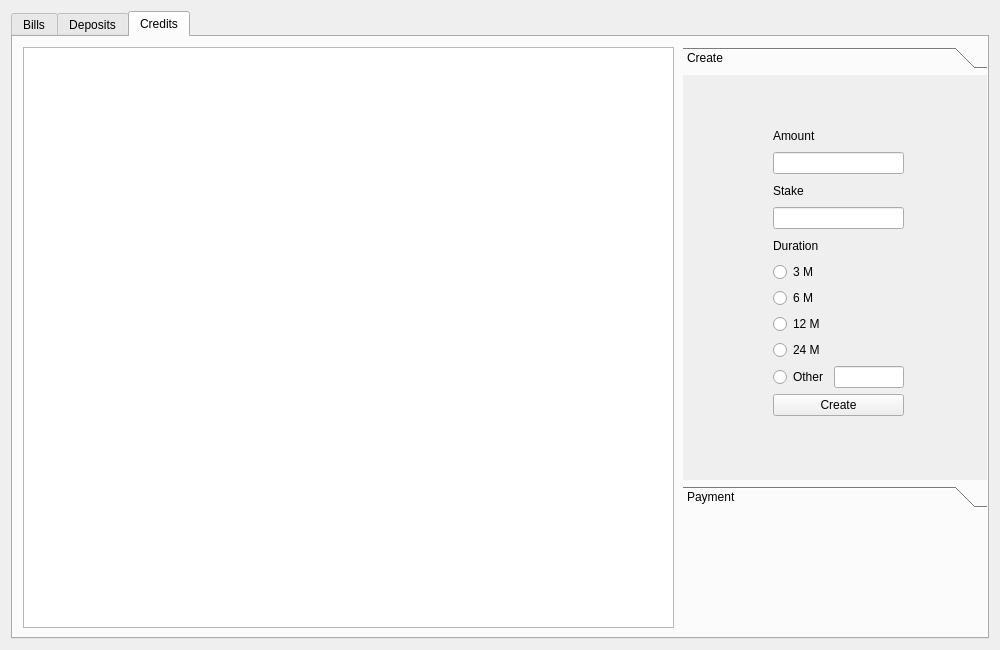
<?xml version="1.0" encoding="UTF-8"?>
<ui version="4.0">
 <class>ClientWindow</class>
 <widget class="QDialog" name="ClientWindow">
  <property name="geometry">
   <rect>
    <x>0</x>
    <y>0</y>
    <width>1000</width>
    <height>650</height>
   </rect>
  </property>
  <property name="windowTitle">
   <string>Dialog</string>
  </property>
  <layout class="QGridLayout" name="gridLayout">
   <item row="0" column="0">
    <widget class="QTabWidget" name="tabWidget">
     <property name="tabPosition">
      <enum>QTabWidget::North</enum>
     </property>
     <property name="tabShape">
      <enum>QTabWidget::Rounded</enum>
     </property>
     <property name="currentIndex">
      <number>2</number>
     </property>
     <widget class="QWidget" name="bills">
      <attribute name="title">
       <string>Bills</string>
      </attribute>
      <widget class="QTableWidget" name="billsTable">
       <property name="geometry">
        <rect>
         <x>10</x>
         <y>10</y>
         <width>651</width>
         <height>581</height>
        </rect>
       </property>
      </widget>
      <widget class="QWidget" name="layoutWidget">
       <property name="geometry">
        <rect>
         <x>670</x>
         <y>10</y>
         <width>301</width>
         <height>431</height>
        </rect>
       </property>
       <layout class="QVBoxLayout" name="verticalLayout_7">
        <item>
         <layout class="QHBoxLayout" name="horizontalLayout_5">
          <item>
           <widget class="QLabel" name="sdssdfaf">
            <property name="text">
             <string>Bill ID</string>
            </property>
           </widget>
          </item>
          <item>
           <widget class="QLineEdit" name="billEditLine"/>
          </item>
          <item>
           <spacer name="horizontalSpacer">
            <property name="orientation">
             <enum>Qt::Horizontal</enum>
            </property>
            <property name="sizeHint" stdset="0">
             <size>
              <width>40</width>
              <height>20</height>
             </size>
            </property>
           </spacer>
          </item>
         </layout>
        </item>
        <item>
         <widget class="QToolBox" name="toolBox">
          <property name="frameShape">
           <enum>QFrame::NoFrame</enum>
          </property>
          <property name="frameShadow">
           <enum>QFrame::Plain</enum>
          </property>
          <property name="currentIndex">
           <number>5</number>
          </property>
          <widget class="QWidget" name="topup">
           <property name="geometry">
            <rect>
             <x>0</x>
             <y>0</y>
             <width>299</width>
             <height>217</height>
            </rect>
           </property>
           <attribute name="label">
            <string>Top up</string>
           </attribute>
           <widget class="QWidget" name="layoutWidget">
            <property name="geometry">
             <rect>
              <x>90</x>
              <y>60</y>
              <width>110</width>
              <height>91</height>
             </rect>
            </property>
            <layout class="QVBoxLayout" name="verticalLayout">
             <item>
              <widget class="QLabel" name="label">
               <property name="text">
                <string>Amount</string>
               </property>
              </widget>
             </item>
             <item>
              <widget class="QLineEdit" name="topupLineEdit"/>
             </item>
             <item>
              <widget class="QPushButton" name="topupButton">
               <property name="text">
                <string>Top up</string>
               </property>
              </widget>
             </item>
            </layout>
           </widget>
          </widget>
          <widget class="QWidget" name="withdraw">
           <property name="geometry">
            <rect>
             <x>0</x>
             <y>0</y>
             <width>299</width>
             <height>217</height>
            </rect>
           </property>
           <attribute name="label">
            <string>Withdraw</string>
           </attribute>
           <widget class="QWidget" name="layoutWidget">
            <property name="geometry">
             <rect>
              <x>90</x>
              <y>60</y>
              <width>110</width>
              <height>91</height>
             </rect>
            </property>
            <layout class="QVBoxLayout" name="verticalLayout_2">
             <item>
              <widget class="QLabel" name="label_2">
               <property name="text">
                <string>Amount</string>
               </property>
              </widget>
             </item>
             <item>
              <widget class="QLineEdit" name="withdrawLineEdit"/>
             </item>
             <item>
              <widget class="QPushButton" name="withdrawButton">
               <property name="text">
                <string>Withdraw</string>
               </property>
              </widget>
             </item>
            </layout>
           </widget>
          </widget>
          <widget class="QWidget" name="transfer">
           <property name="geometry">
            <rect>
             <x>0</x>
             <y>0</y>
             <width>299</width>
             <height>217</height>
            </rect>
           </property>
           <attribute name="label">
            <string>Transfer</string>
           </attribute>
           <widget class="QWidget" name="layoutWidget">
            <property name="geometry">
             <rect>
              <x>90</x>
              <y>40</y>
              <width>110</width>
              <height>141</height>
             </rect>
            </property>
            <layout class="QVBoxLayout" name="verticalLayout_3">
             <item>
              <widget class="QLabel" name="label_4">
               <property name="text">
                <string>To (ID)</string>
               </property>
              </widget>
             </item>
             <item>
              <widget class="QLineEdit" name="transferToEditLine"/>
             </item>
             <item>
              <widget class="QLabel" name="label_5">
               <property name="text">
                <string>Amount</string>
               </property>
              </widget>
             </item>
             <item>
              <widget class="QLineEdit" name="transferAmount"/>
             </item>
             <item>
              <widget class="QPushButton" name="transferButton">
               <property name="text">
                <string>Send</string>
               </property>
              </widget>
             </item>
            </layout>
           </widget>
          </widget>
          <widget class="QWidget" name="create">
           <property name="geometry">
            <rect>
             <x>0</x>
             <y>0</y>
             <width>299</width>
             <height>217</height>
            </rect>
           </property>
           <attribute name="label">
            <string>Create </string>
           </attribute>
           <widget class="QWidget" name="layoutWidget">
            <property name="geometry">
             <rect>
              <x>90</x>
              <y>60</y>
              <width>110</width>
              <height>91</height>
             </rect>
            </property>
            <layout class="QVBoxLayout" name="verticalLayout_4">
             <item>
              <widget class="QLabel" name="label_3">
               <property name="text">
                <string>Amount</string>
               </property>
              </widget>
             </item>
             <item>
              <widget class="QLineEdit" name="createBillLineEdit"/>
             </item>
             <item>
              <widget class="QPushButton" name="createBillButton">
               <property name="text">
                <string>Create</string>
               </property>
              </widget>
             </item>
            </layout>
           </widget>
          </widget>
          <widget class="QWidget" name="block">
           <property name="geometry">
            <rect>
             <x>0</x>
             <y>0</y>
             <width>299</width>
             <height>217</height>
            </rect>
           </property>
           <attribute name="label">
            <string>Block</string>
           </attribute>
           <widget class="QWidget" name="layoutWidget">
            <property name="geometry">
             <rect>
              <x>40</x>
              <y>90</y>
              <width>211</width>
              <height>26</height>
             </rect>
            </property>
            <layout class="QHBoxLayout" name="horizontalLayout">
             <item>
              <widget class="QPushButton" name="blockButton">
               <property name="text">
                <string>Block</string>
               </property>
              </widget>
             </item>
             <item>
              <widget class="QPushButton" name="unblockButton">
               <property name="text">
                <string>Unblock</string>
               </property>
              </widget>
             </item>
            </layout>
           </widget>
          </widget>
          <widget class="QWidget" name="frize">
           <property name="geometry">
            <rect>
             <x>0</x>
             <y>0</y>
             <width>299</width>
             <height>217</height>
            </rect>
           </property>
           <attribute name="label">
            <string>Freeze</string>
           </attribute>
           <widget class="QWidget" name="layoutWidget_3">
            <property name="geometry">
             <rect>
              <x>40</x>
              <y>80</y>
              <width>211</width>
              <height>26</height>
             </rect>
            </property>
            <layout class="QHBoxLayout" name="horizontalLayout_4">
             <item>
              <widget class="QPushButton" name="pushButton_11">
               <property name="text">
                <string>Freeze</string>
               </property>
              </widget>
             </item>
             <item>
              <widget class="QPushButton" name="pushButton_12">
               <property name="text">
                <string>Unfreeze</string>
               </property>
              </widget>
             </item>
            </layout>
           </widget>
          </widget>
         </widget>
        </item>
       </layout>
      </widget>
     </widget>
     <widget class="QWidget" name="deposits">
      <attribute name="title">
       <string>Deposits</string>
      </attribute>
      <widget class="QToolBox" name="toolBox_2">
       <property name="geometry">
        <rect>
         <x>670</x>
         <y>10</y>
         <width>311</width>
         <height>461</height>
        </rect>
       </property>
       <property name="currentIndex">
        <number>0</number>
       </property>
       <widget class="QWidget" name="page">
        <property name="geometry">
         <rect>
          <x>0</x>
          <y>0</y>
          <width>311</width>
          <height>401</height>
         </rect>
        </property>
        <attribute name="label">
         <string>Create</string>
        </attribute>
        <widget class="QWidget" name="layoutWidget">
         <property name="geometry">
          <rect>
           <x>90</x>
           <y>50</y>
           <width>131</width>
           <height>291</height>
          </rect>
         </property>
         <layout class="QVBoxLayout" name="verticalLayout_5">
          <item>
           <widget class="QLabel" name="label_6">
            <property name="text">
             <string>Amount</string>
            </property>
           </widget>
          </item>
          <item>
           <widget class="QLineEdit" name="depositAmount"/>
          </item>
          <item>
           <widget class="QLabel" name="label_7">
            <property name="text">
             <string>Stake</string>
            </property>
           </widget>
          </item>
          <item>
           <widget class="QLineEdit" name="depositStake"/>
          </item>
          <item>
           <widget class="QLabel" name="label_8">
            <property name="text">
             <string>Duration</string>
            </property>
           </widget>
          </item>
          <item>
           <widget class="QRadioButton" name="deposit3">
            <property name="text">
             <string>3 M</string>
            </property>
           </widget>
          </item>
          <item>
           <widget class="QRadioButton" name="deposit6">
            <property name="text">
             <string>6 M</string>
            </property>
           </widget>
          </item>
          <item>
           <widget class="QRadioButton" name="deposit12">
            <property name="text">
             <string>12 M</string>
            </property>
           </widget>
          </item>
          <item>
           <widget class="QRadioButton" name="deposit24">
            <property name="text">
             <string>24 M</string>
            </property>
           </widget>
          </item>
          <item>
           <layout class="QHBoxLayout" name="horizontalLayout_2">
            <item>
             <widget class="QRadioButton" name="depositOther">
              <property name="text">
               <string>Other</string>
              </property>
             </widget>
            </item>
            <item>
             <widget class="QLineEdit" name="depositOtherLineEdit">
              <property name="sizePolicy">
               <sizepolicy hsizetype="Expanding" vsizetype="Preferred">
                <horstretch>0</horstretch>
                <verstretch>0</verstretch>
               </sizepolicy>
              </property>
             </widget>
            </item>
           </layout>
          </item>
          <item>
           <widget class="QPushButton" name="CreateDepositButton">
            <property name="text">
             <string>Create</string>
            </property>
           </widget>
          </item>
         </layout>
        </widget>
       </widget>
       <widget class="QWidget" name="page_2">
        <property name="geometry">
         <rect>
          <x>0</x>
          <y>0</y>
          <width>311</width>
          <height>401</height>
         </rect>
        </property>
        <attribute name="label">
         <string>Withdraw</string>
        </attribute>
        <widget class="QWidget" name="">
         <property name="geometry">
          <rect>
           <x>90</x>
           <y>120</y>
           <width>110</width>
           <height>152</height>
          </rect>
         </property>
         <layout class="QVBoxLayout" name="verticalLayout_8">
          <item>
           <widget class="QLabel" name="label_12">
            <property name="text">
             <string>Deposit ID</string>
            </property>
           </widget>
          </item>
          <item>
           <widget class="QLineEdit" name="withdrawDepositLineEdit"/>
          </item>
          <item>
           <widget class="QLabel" name="label_13">
            <property name="text">
             <string>Transfer to bill:</string>
            </property>
           </widget>
          </item>
          <item>
           <widget class="QLabel" name="label_14">
            <property name="text">
             <string>Bill ID</string>
            </property>
           </widget>
          </item>
          <item>
           <widget class="QLineEdit" name="withdrawBillLineEdit"/>
          </item>
          <item>
           <widget class="QPushButton" name="withdrawDepositButton">
            <property name="text">
             <string>Withdraw</string>
            </property>
           </widget>
          </item>
         </layout>
        </widget>
       </widget>
      </widget>
      <widget class="QPushButton" name="depositsRefresh">
       <property name="geometry">
        <rect>
         <x>890</x>
         <y>570</y>
         <width>80</width>
         <height>24</height>
        </rect>
       </property>
       <property name="text">
        <string>Refresh</string>
       </property>
      </widget>
      <widget class="QTableWidget" name="depositsTable">
       <property name="geometry">
        <rect>
         <x>10</x>
         <y>10</y>
         <width>651</width>
         <height>581</height>
        </rect>
       </property>
      </widget>
     </widget>
     <widget class="QWidget" name="credits">
      <attribute name="title">
       <string>Credits</string>
      </attribute>
      <widget class="QTableWidget" name="creditsTable">
       <property name="geometry">
        <rect>
         <x>10</x>
         <y>10</y>
         <width>651</width>
         <height>581</height>
        </rect>
       </property>
      </widget>
      <widget class="QToolBox" name="toolBox_3">
       <property name="geometry">
        <rect>
         <x>670</x>
         <y>10</y>
         <width>311</width>
         <height>461</height>
        </rect>
       </property>
       <property name="currentIndex">
        <number>0</number>
       </property>
       <widget class="QWidget" name="page_3">
        <property name="geometry">
         <rect>
          <x>0</x>
          <y>0</y>
          <width>311</width>
          <height>401</height>
         </rect>
        </property>
        <attribute name="label">
         <string>Create</string>
        </attribute>
        <widget class="QWidget" name="layoutWidget_2">
         <property name="geometry">
          <rect>
           <x>90</x>
           <y>50</y>
           <width>131</width>
           <height>291</height>
          </rect>
         </property>
         <layout class="QVBoxLayout" name="verticalLayout_6">
          <item>
           <widget class="QLabel" name="label_9">
            <property name="text">
             <string>Amount</string>
            </property>
           </widget>
          </item>
          <item>
           <widget class="QLineEdit" name="creditAmount"/>
          </item>
          <item>
           <widget class="QLabel" name="label_10">
            <property name="text">
             <string>Stake</string>
            </property>
           </widget>
          </item>
          <item>
           <widget class="QLineEdit" name="creditStake"/>
          </item>
          <item>
           <widget class="QLabel" name="label_11">
            <property name="text">
             <string>Duration</string>
            </property>
           </widget>
          </item>
          <item>
           <widget class="QRadioButton" name="credit3">
            <property name="text">
             <string>3 M</string>
            </property>
           </widget>
          </item>
          <item>
           <widget class="QRadioButton" name="credit6">
            <property name="text">
             <string>6 M</string>
            </property>
           </widget>
          </item>
          <item>
           <widget class="QRadioButton" name="credit12">
            <property name="text">
             <string>12 M</string>
            </property>
           </widget>
          </item>
          <item>
           <widget class="QRadioButton" name="credit24">
            <property name="text">
             <string>24 M</string>
            </property>
           </widget>
          </item>
          <item>
           <layout class="QHBoxLayout" name="horizontalLayout_3">
            <item>
             <widget class="QRadioButton" name="creditOther">
              <property name="text">
               <string>Other</string>
              </property>
             </widget>
            </item>
            <item>
             <widget class="QLineEdit" name="creditOtherLineEdit">
              <property name="sizePolicy">
               <sizepolicy hsizetype="Expanding" vsizetype="Preferred">
                <horstretch>0</horstretch>
                <verstretch>0</verstretch>
               </sizepolicy>
              </property>
             </widget>
            </item>
           </layout>
          </item>
          <item>
           <widget class="QPushButton" name="createCreditButton">
            <property name="text">
             <string>Create</string>
            </property>
           </widget>
          </item>
         </layout>
        </widget>
       </widget>
       <widget class="QWidget" name="page_4">
        <property name="geometry">
         <rect>
          <x>0</x>
          <y>0</y>
          <width>311</width>
          <height>401</height>
         </rect>
        </property>
        <attribute name="label">
         <string>Payment</string>
        </attribute>
        <widget class="QWidget" name="">
         <property name="geometry">
          <rect>
           <x>100</x>
           <y>90</y>
           <width>110</width>
           <height>204</height>
          </rect>
         </property>
         <layout class="QVBoxLayout" name="verticalLayout_9">
          <item>
           <widget class="QLabel" name="label_15">
            <property name="text">
             <string>Credit ID</string>
            </property>
           </widget>
          </item>
          <item>
           <widget class="QLineEdit" name="creditId"/>
          </item>
          <item>
           <widget class="QLabel" name="label_16">
            <property name="text">
             <string>From bill:</string>
            </property>
           </widget>
          </item>
          <item>
           <widget class="QLabel" name="label_17">
            <property name="text">
             <string>Bill ID</string>
            </property>
           </widget>
          </item>
          <item>
           <widget class="QLineEdit" name="creditBill"/>
          </item>
          <item>
           <widget class="QLabel" name="label_18">
            <property name="text">
             <string>Amount</string>
            </property>
           </widget>
          </item>
          <item>
           <widget class="QLineEdit" name="creditAmountPay"/>
          </item>
          <item>
           <widget class="QPushButton" name="creditPaymentButton">
            <property name="text">
             <string>Pay</string>
            </property>
           </widget>
          </item>
         </layout>
        </widget>
       </widget>
      </widget>
     </widget>
    </widget>
   </item>
  </layout>
 </widget>
 <resources/>
 <connections/>
</ui>
